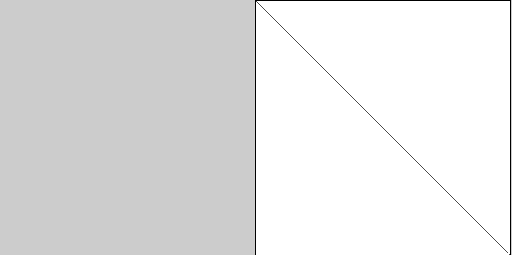
Frame 1 (no input)
Frame 60 (the mouse pressed at the canvas centre just before this capture): identical to frame 1, image omitted
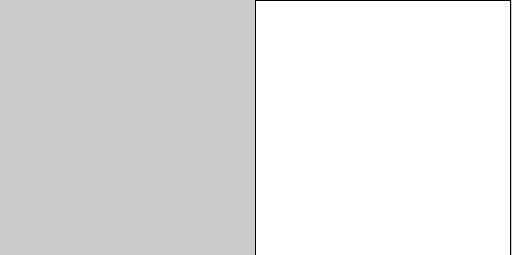
Frame 120 (the mouse held since frame 60 and released just before this capture)

The Processing sketch that drew these frames (run headless with seeded random() and noise(); from frame 60 on, the mouse is pressed at the canvas centre):

// Processing sketch: processing_61596
// ── processing_61596.pde

int w = 255;
int h = 255;
PVector [] karl;
 PImage tex;
 
void setup(){
 size(512,255);
smooth();
  tex = createImage(w,h,ARGB);
  dx=w;
  dy=h;
}
boolean don = true;
float dx;
float dy;
void mousePressed(){
   
 //don = true;
 if (don==true){
  dx=mouseX;
 dy=mouseY;
 }
don = false;
}
 
 
void mouseReleased(){
   //tex=get();
   linextex(dx,dy,mouseX,mouseY);
   int lx=0;
  int ly=0;
  color paw = tex.pixels[0];
  color lastcol=0;
  boolean found = false;
  for (int i =0;i<tex.pixels.length-1;i++){
    int y = int(i/w);
    int x = i - (y*w);
   color c = tex.pixels[i];
   color cx = tex.pixels[i+1];
   if(c!=paw){
     if(found && c == lastcol  ){
       stroke (c);
       line(x,y,lx,ly);
      // ellipse(x,y,10,10);
       // found = !found;
     }
     
     found = !found;
     if(lastcol!=c)found=true;
    lastcol = c;
    //if(cx!=lastcol){
     lx =x;
     ly=y;
   // }
     
   }
   
  
   if(i%w==0)found = false;
  }
 // background(255);
  image(tex,0,0);
 don = true;
}
void draw(){

rect(w,0,w,h);

linex(w+dx,dy,w+mouseX,mouseY);
   
}
 
PVector mx(float Ax,float Bx,float C,float D){
  
  float A = abs(Ax-C);
  float B = abs(Bx-D);
  float retval2;
  retval2 = max(A,B);
  
  PVector retval = new PVector(A/retval2,B/retval2,retval2);
  
  return retval;
  
}
 
 
void linex(float A,float B,float C,float D){
   
  PVector q = mx(A,B,C,D);
  int  aa  = int(q.z);
  pathmax  = aa;
    float bb=0;
    float cc = 0;
      for (int i = 0;i<aa;i+=1){
        ipath=i;
      bb+=q.x;
      cc+=q.y;
      float lx1 = A+bb;
      String k = where(A,B,C,D);
     if(k=="C")  pointx(lx1,B-cc);
      if(k=="A")  pointx(lx1,B+cc);
      if(k=="B")  pointx(A-bb,B+cc);
       if(k=="D")  pointx(A-bb,B-cc);
 
 
      }
   
}
float lx=0;
float ly =0;
int ipath=0;
int pathmax=0;
void pointx(float A,float B){
  if(ipath==0 || ipath ==pathmax)point(A,B);
  if( ipath > 1 && int(A) != int(lx) && int (B) != int(ly)) {
    point (A,B);
   
  }
  lx = A;
  ly = B;
}

void pointtex(float A,float B){
  if(ipath==0 || ipath ==pathmax)point(A,B);
  if( ipath > 1 && int (B) != int(ly)) {
    point (A,B);
   tex.set(int(A),int(B),1); 
  }
  lx = A;
  ly = B;
}
 
 void linextex(float A,float B,float C,float D){
   
  PVector q = mx(A,B,C,D);
  int  aa  = int(q.z);
  pathmax  = aa;
    float bb=0;
    float cc = 0;
      for (int i = 0;i<aa;i+=1){
        ipath=i;
      bb+=q.x;
      cc+=q.y;
      float lx1 = A+bb;
      String k = where(A,B,C,D);
     if(k=="C")  pointtex(lx1,B-cc);
      if(k=="A")  pointtex(lx1,B+cc);
      if(k=="B")  pointtex(A-bb,B+cc);
       if(k=="D")  pointtex(A-bb,B-cc);
 
 
      }
   
}
 
String where (float A,float B, float C,float D){
  String retval = "";
    
  if(A<=C && B <=D)retval = "A";
  if(A>C && B<D)retval = "B";
  if(A<C && B>D)retval = "C";
  if(A>=C & B>=D)retval = "D";
    
    
    
 return retval;
}

void keyPressed(){
 if(key=='c')background(255);
if(key=='r')setup();
}
